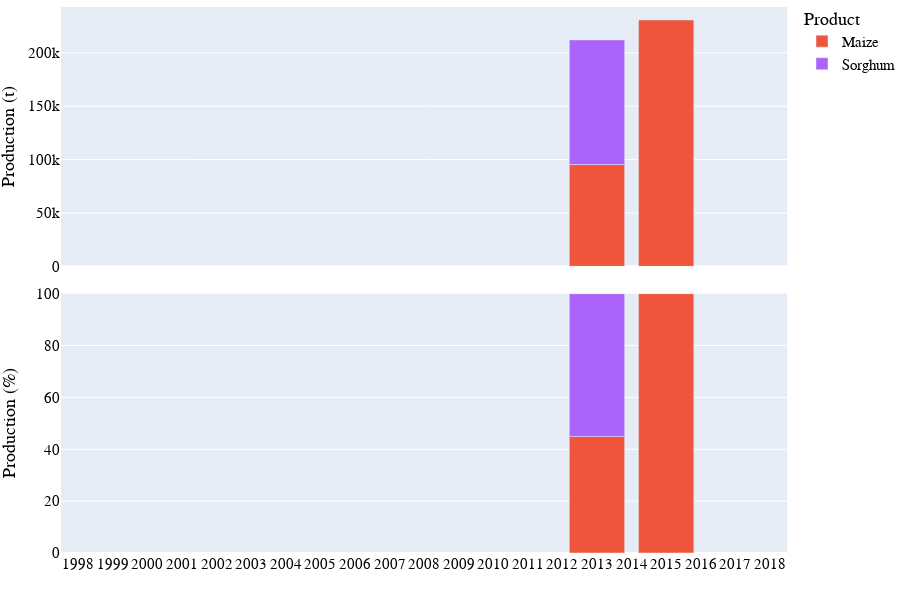
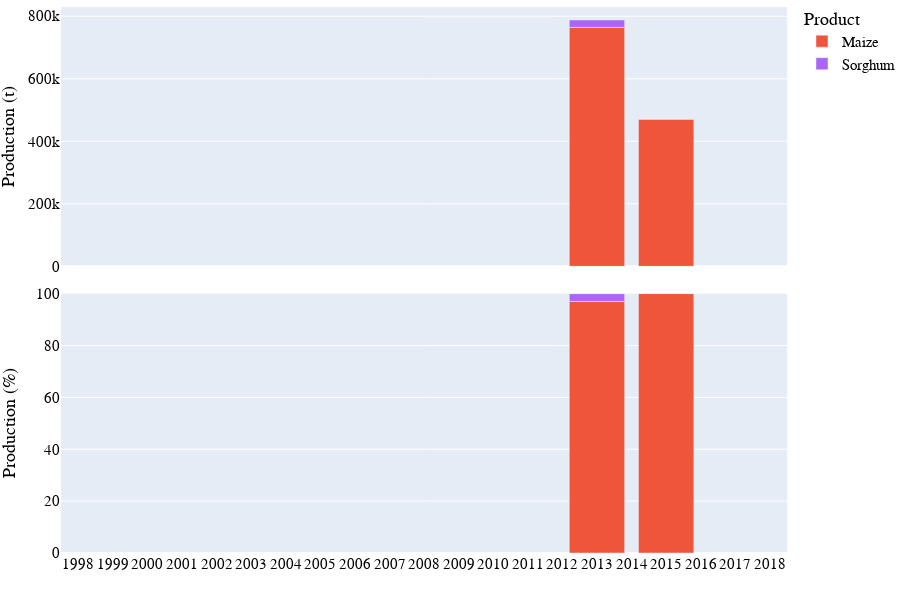
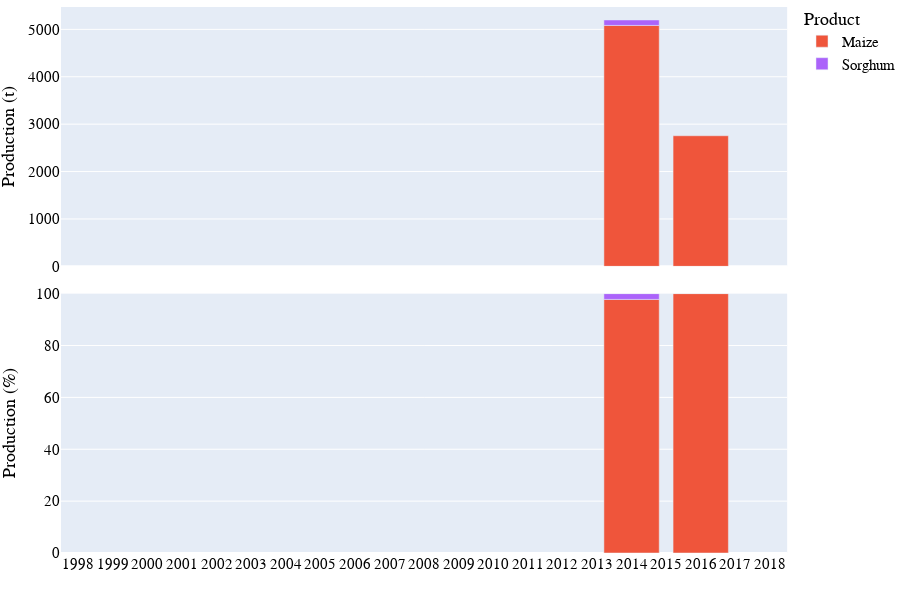

The notebook cell these images were saved under, in order:
### Code cell
# Bar chart of national grain production
country_iso, country_name = 'SV', 'El Salvador'
df = pd.read_hdf('../data/crop/adm_crop_production_%s.hdf' % country_iso)
df = df[df['gscd_code']=='calibrated']; df['year'] = df['harvest_year']
year = [df['year'].min(), df['year'].max()]
product_order = ['Sorghum (White)','Maize','Rice']
for season_name in ['Annual harvest', 'Postrera', 'Primera', 'Apante']:
    footnote = 'National grain production in %s - %s' % (country_name, season_name)
    fn_save = '../figures/%s_bar_natgrainprod_%s.png' % (country_iso, season_name)
    sub = df[df['season_name'] == season_name]
    if len(sub)==0:
        continue
    fig = PlotBarProduction(sub, year, product_order, footnote, fn_save)
    fig.show()

### Figure 1 — Plotly figure (JSON) as saved in the notebook; plotly's stock layout.template omitted (floating-point values rounded to 4 significant figures)
{"data": [{"alignmentgroup": "True", "hovertemplate": "product=Maize<br>season_name=Postrera<br>type=orig_unit<br>year=%{x}<br>value=%{y}<extra></extra>", "legendgroup": "Maize", "marker": {"color": "#EF553B", "pattern": {"shape": ""}}, "name": "Maize", "offsetgroup": "Maize", "orientation": "v", "showlegend": true, "textposition": "auto", "type": "bar", "x": [2013, 2015], "xaxis": "x2", "y": [95390.0, 230800.0], "yaxis": "y2"}, {"alignmentgroup": "True", "hovertemplate": "product=Maize<br>season_name=Postrera<br>type=percent<br>year=%{x}<br>value=%{y}<extra></extra>", "legendgroup": "Maize", "marker": {"color": "#EF553B", "pattern": {"shape": ""}}, "name": "Maize", "offsetgroup": "Maize", "orientation": "v", "showlegend": false, "textposition": "auto", "type": "bar", "x": [2013, 2015], "xaxis": "x", "y": [44.96, 100], "yaxis": "y"}, {"alignmentgroup": "True", "hovertemplate": "product=Sorghum<br>season_name=Postrera<br>type=orig_unit<br>year=%{x}<br>value=%{y}<extra></extra>", "legendgroup": "Sorghum", "marker": {"color": "#ab63fa", "pattern": {"shape": ""}}, "name": "Sorghum", "offsetgroup": "Sorghum", "orientation": "v", "showlegend": true, "textposition": "auto", "type": "bar", "x": [2013], "xaxis": "x2", "y": [116800.0], "yaxis": "y2"}, {"alignmentgroup": "True", "hovertemplate": "product=Sorghum<br>season_name=Postrera<br>type=percent<br>year=%{x}<br>value=%{y}<extra></extra>", "legendgroup": "Sorghum", "marker": {"color": "#ab63fa", "pattern": {"shape": ""}}, "name": "Sorghum", "offsetgroup": "Sorghum", "orientation": "v", "showlegend": false, "textposition": "auto", "type": "bar", "x": [2013], "xaxis": "x", "y": [55.04], "yaxis": "y"}], "layout": {"annotations": [{"showarrow": false, "text": "", "textangle": 90, "x": 0.98, "xanchor": "left", "xref": "paper", "y": 0.2375, "yanchor": "middle", "yref": "paper"}, {"showarrow": false, "text": "", "textangle": 90, "x": 0.98, "xanchor": "left", "xref": "paper", "y": 0.7625, "yanchor": "middle", "yref": "paper"}, {"align": "left", "font": {"color": "dimgrey", "family": "arial", "size": 15}, "showarrow": false, "text": "National grain production in El Salvador - Postrera", "x": 0, "xref": "paper", "y": -0.13, "yref": "paper"}], "barmode": "relative", "font": {"color": "black", "family": "arial", "size": 15}, "height": 600, "legend": {"title": {"text": "Product"}, "tracegroupgap": 0, "x": 1, "y": 1.01}, "margin": {"b": 0, "l": 0, "r": 0, "t": 0}, "width": 900, "xaxis": {"anchor": "y", "domain": [0, 0.98], "dtick": 1, "range": [1998.0, 2018.0], "title": {"text": ""}, "type": "linear"}, "xaxis2": {"anchor": "y2", "domain": [0, 0.98], "matches": "x", "showticklabels": false, "type": "linear"}, "yaxis": {"anchor": "x", "domain": [0, 0.475], "range": [0, 100], "title": {"text": "Production (%)"}, "type": "linear"}, "yaxis2": {"anchor": "x2", "autorange": true, "domain": [0.525, 1], "range": [0, 243000.0], "title": {"text": "Production (t)"}, "type": "linear"}}}

### Figure 2 — Plotly figure (JSON) as saved in the notebook; plotly's stock layout.template omitted (floating-point values rounded to 4 significant figures)
{"data": [{"alignmentgroup": "True", "hovertemplate": "product=Maize<br>season_name=Primera<br>type=orig_unit<br>year=%{x}<br>value=%{y}<extra></extra>", "legendgroup": "Maize", "marker": {"color": "#EF553B", "pattern": {"shape": ""}}, "name": "Maize", "offsetgroup": "Maize", "orientation": "v", "showlegend": true, "textposition": "auto", "type": "bar", "x": [2013, 2015], "xaxis": "x2", "y": [764400.0, 469800.0], "yaxis": "y2"}, {"alignmentgroup": "True", "hovertemplate": "product=Maize<br>season_name=Primera<br>type=percent<br>year=%{x}<br>value=%{y}<extra></extra>", "legendgroup": "Maize", "marker": {"color": "#EF553B", "pattern": {"shape": ""}}, "name": "Maize", "offsetgroup": "Maize", "orientation": "v", "showlegend": false, "textposition": "auto", "type": "bar", "x": [2013, 2015], "xaxis": "x", "y": [97.01, 100], "yaxis": "y"}, {"alignmentgroup": "True", "hovertemplate": "product=Sorghum<br>season_name=Primera<br>type=orig_unit<br>year=%{x}<br>value=%{y}<extra></extra>", "legendgroup": "Sorghum", "marker": {"color": "#ab63fa", "pattern": {"shape": ""}}, "name": "Sorghum", "offsetgroup": "Sorghum", "orientation": "v", "showlegend": true, "textposition": "auto", "type": "bar", "x": [2013], "xaxis": "x2", "y": [23580.0], "yaxis": "y2"}, {"alignmentgroup": "True", "hovertemplate": "product=Sorghum<br>season_name=Primera<br>type=percent<br>year=%{x}<br>value=%{y}<extra></extra>", "legendgroup": "Sorghum", "marker": {"color": "#ab63fa", "pattern": {"shape": ""}}, "name": "Sorghum", "offsetgroup": "Sorghum", "orientation": "v", "showlegend": false, "textposition": "auto", "type": "bar", "x": [2013], "xaxis": "x", "y": [2.993], "yaxis": "y"}], "layout": {"annotations": [{"showarrow": false, "text": "", "textangle": 90, "x": 0.98, "xanchor": "left", "xref": "paper", "y": 0.2375, "yanchor": "middle", "yref": "paper"}, {"showarrow": false, "text": "", "textangle": 90, "x": 0.98, "xanchor": "left", "xref": "paper", "y": 0.7625, "yanchor": "middle", "yref": "paper"}, {"align": "left", "font": {"color": "dimgrey", "family": "arial", "size": 15}, "showarrow": false, "text": "National grain production in El Salvador - Primera", "x": 0, "xref": "paper", "y": -0.13, "yref": "paper"}], "barmode": "relative", "font": {"color": "black", "family": "arial", "size": 15}, "height": 600, "legend": {"title": {"text": "Product"}, "tracegroupgap": 0, "x": 1, "y": 1.01}, "margin": {"b": 0, "l": 0, "r": 0, "t": 0}, "width": 900, "xaxis": {"anchor": "y", "domain": [0, 0.98], "dtick": 1, "range": [1998.0, 2018.0], "title": {"text": ""}, "type": "linear"}, "xaxis2": {"anchor": "y2", "domain": [0, 0.98], "matches": "x", "showticklabels": false, "type": "linear"}, "yaxis": {"anchor": "x", "domain": [0, 0.475], "range": [0, 100], "title": {"text": "Production (%)"}, "type": "linear"}, "yaxis2": {"anchor": "x2", "autorange": true, "domain": [0.525, 1], "range": [0, 829500.0], "title": {"text": "Production (t)"}, "type": "linear"}}}

### Figure 3 — Plotly figure (JSON) as saved in the notebook; plotly's stock layout.template omitted (floating-point values rounded to 4 significant figures)
{"data": [{"alignmentgroup": "True", "hovertemplate": "product=Maize<br>season_name=Apante<br>type=orig_unit<br>year=%{x}<br>value=%{y}<extra></extra>", "legendgroup": "Maize", "marker": {"color": "#EF553B", "pattern": {"shape": ""}}, "name": "Maize", "offsetgroup": "Maize", "orientation": "v", "showlegend": true, "textposition": "auto", "type": "bar", "x": [2014, 2016], "xaxis": "x2", "y": [5083.0, 2755.0], "yaxis": "y2"}, {"alignmentgroup": "True", "hovertemplate": "product=Maize<br>season_name=Apante<br>type=percent<br>year=%{x}<br>value=%{y}<extra></extra>", "legendgroup": "Maize", "marker": {"color": "#EF553B", "pattern": {"shape": ""}}, "name": "Maize", "offsetgroup": "Maize", "orientation": "v", "showlegend": false, "textposition": "auto", "type": "bar", "x": [2014, 2016], "xaxis": "x", "y": [97.78, 100], "yaxis": "y"}, {"alignmentgroup": "True", "hovertemplate": "product=Sorghum<br>season_name=Apante<br>type=orig_unit<br>year=%{x}<br>value=%{y}<extra></extra>", "legendgroup": "Sorghum", "marker": {"color": "#ab63fa", "pattern": {"shape": ""}}, "name": "Sorghum", "offsetgroup": "Sorghum", "orientation": "v", "showlegend": true, "textposition": "auto", "type": "bar", "x": [2014], "xaxis": "x2", "y": [115.3], "yaxis": "y2"}, {"alignmentgroup": "True", "hovertemplate": "product=Sorghum<br>season_name=Apante<br>type=percent<br>year=%{x}<br>value=%{y}<extra></extra>", "legendgroup": "Sorghum", "marker": {"color": "#ab63fa", "pattern": {"shape": ""}}, "name": "Sorghum", "offsetgroup": "Sorghum", "orientation": "v", "showlegend": false, "textposition": "auto", "type": "bar", "x": [2014], "xaxis": "x", "y": [2.218], "yaxis": "y"}], "layout": {"annotations": [{"showarrow": false, "text": "", "textangle": 90, "x": 0.98, "xanchor": "left", "xref": "paper", "y": 0.2375, "yanchor": "middle", "yref": "paper"}, {"showarrow": false, "text": "", "textangle": 90, "x": 0.98, "xanchor": "left", "xref": "paper", "y": 0.7625, "yanchor": "middle", "yref": "paper"}, {"align": "left", "font": {"color": "dimgrey", "family": "arial", "size": 15}, "showarrow": false, "text": "National grain production in El Salvador - Apante", "x": 0, "xref": "paper", "y": -0.13, "yref": "paper"}], "barmode": "relative", "font": {"color": "black", "family": "arial", "size": 15}, "height": 600, "legend": {"title": {"text": "Product"}, "tracegroupgap": 0, "x": 1, "y": 1.01}, "margin": {"b": 0, "l": 0, "r": 0, "t": 0}, "width": 900, "xaxis": {"anchor": "y", "domain": [0, 0.98], "dtick": 1, "range": [1998.0, 2018.0], "title": {"text": ""}, "type": "linear"}, "xaxis2": {"anchor": "y2", "domain": [0, 0.98], "matches": "x", "showticklabels": false, "type": "linear"}, "yaxis": {"anchor": "x", "domain": [0, 0.475], "range": [0, 100], "title": {"text": "Production (%)"}, "type": "linear"}, "yaxis2": {"anchor": "x2", "autorange": true, "domain": [0.525, 1], "range": [0, 5472.0], "title": {"text": "Production (t)"}, "type": "linear"}}}
